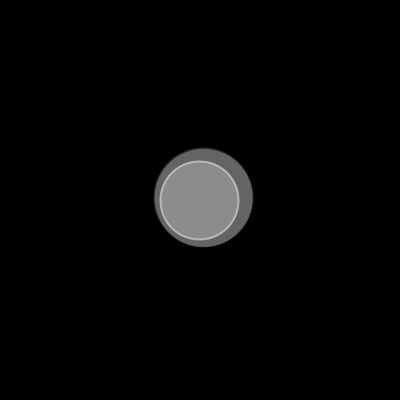
Frame 1 (no input)
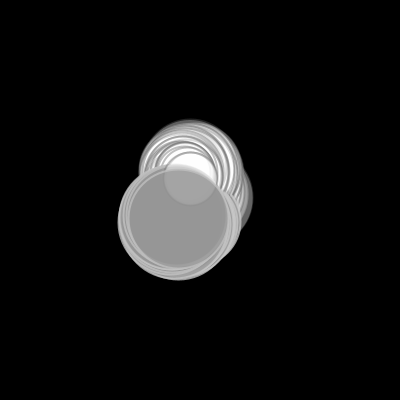
Frame 60 (the mouse pressed at the canvas centre just before this capture)
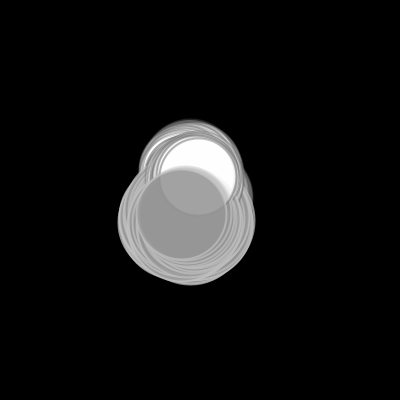
Frame 120 (the mouse held since frame 60 and released just before this capture)

The Processing sketch that drew these frames (run headless with seeded random() and noise(); from frame 60 on, the mouse is pressed at the canvas centre):

// Processing sketch: sketch_feb02b_moreClassKungFu
// ── sketch_feb02b_moreClassKungFu.pde
// Jason Stephens
// Nature of Code
// wk-2 PVectors version of a random walker



/*gong to make another random walker class using noise
then going to translate this new random walker into PVector
This entity is going to be a circle with a radius that
changes with perlin noise.
*/

Eye MyEye;
Eye MyEye2;

void setup () {
  size (400,400);
  background (0);
  fill(255);
  
  // create new instance
  MyEye = new Eye(width/2,height/2,50,255,100);
  MyEye2 = new Eye(width/2,height/2,40,150,200);
  
}

void draw(){
  //background(0);
  
  MyEye.look();
  MyEye2.look();
}
  

// ── Eye_class.pde
//make the Eye class

class Eye {
  
  float radius;
  float xPos;
  float yPos;
  float xVelocity;
  float yVelocity;
  float clr;
  float alph;
  
 Eye(float _xPos, float _yPos, float _radius, float _clr, float _alpha){
  
   radius = _radius;
   xPos =_xPos;
   yPos = _yPos;
   clr = _clr;
   alph = _alpha;
   
 } 
  
 void look(){
   render();
 }
 
   void render(){
     
     stroke(alph,alph);
     strokeWeight(2);
     alph += random(-2,2);
     alph = constrain (alph, 50,200);
     radius += random(-2,2);
     radius = constrain (radius, 10,70); 
     xPos +=random(-4,4);
     yPos +=random(-4,4);
      rectMode(CENTER);
      fill(clr,alph);
      ellipse (xPos, yPos, radius*2, radius*2);
      if (xPos>width)
      xPos = width;
      if (xPos<0)
      xPos = 0;
      if (yPos<0)
      yPos = 0;
      if (yPos>height)
      yPos = height;
      
      
}
}
